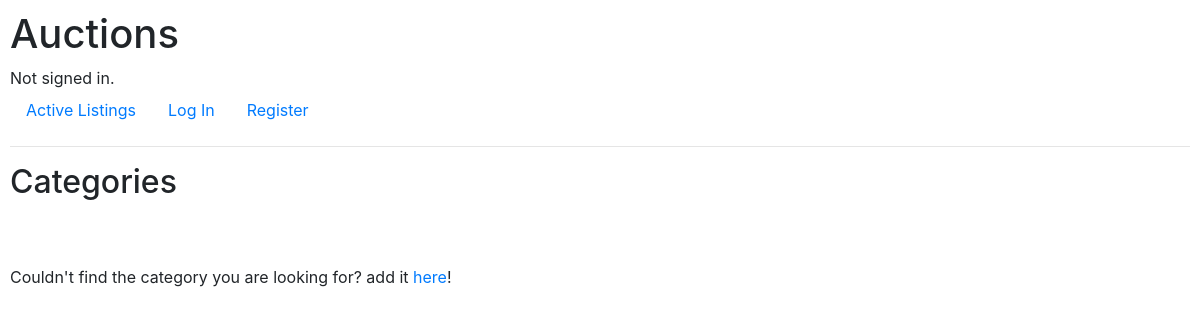
The page /categories on the database as committed earlier.
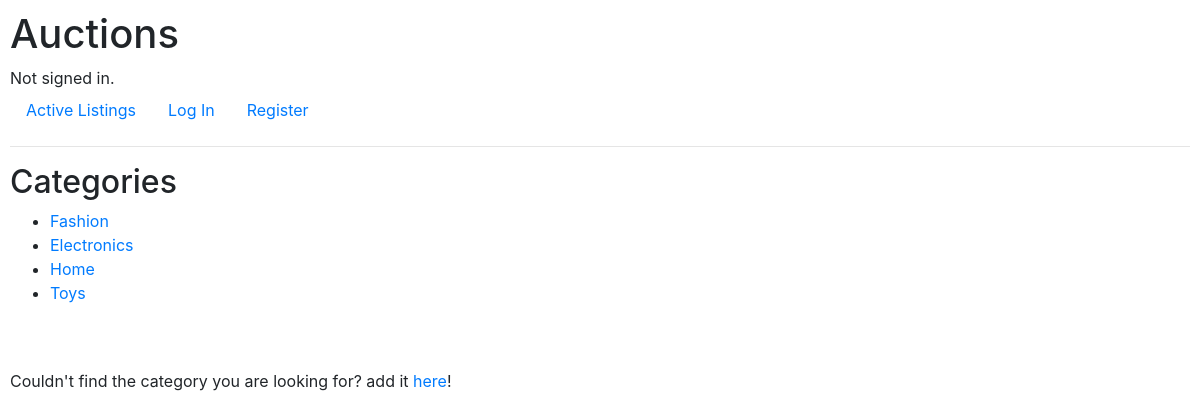
The same page on the database as committed later.
### auctions/models.py (models this page shows, shortened)
class Categories(models.Model):
    name = models.CharField(max_length=50)

### auctions/views.py (the view)
# urls.py: path("categories", views.categories, name="categories"),
def categories(request):
    categs = Categories.objects.all()
    return render(request, "auctions/categories.html", {
        "categories": categs
    })

### auctions/templates/auctions/categories.html
{% extends "auctions/layout.html" %}
{% block body %}
    <h2>Categories</h2>
    <ul>
        {% for category in categories %}
            <li><a href="{% url 'category' category.id %}">{{ category.name }}</a></li>
        {% endfor %}
    </ul>
    <br>
    <br>
    <p>Couldn't find the category you are looking for? add it <a href="{% url 'create_categ' %}">here</a>!</p>
{% endblock %}

### auctions/templates/auctions/layout.html (shortened to what this page needs)
{% load static %}
<!DOCTYPE html>
<html lang="en">
    <head>
        <link rel="stylesheet" href="https://stackpath.bootstrapcdn.com/bootstrap/4.4.1/css/bootstrap.min.css">
        <link href="{% static 'auctions/styles.css' %}" rel="stylesheet">
    </head>
    <body>
        <h1>Auctions</h1>
        <div>
            {% if user.is_authenticated %}
                Signed in as <strong>{{ user.username }}</strong>.
            {% else %}
                Not signed in.
            {% endif %}
        </div>
        <ul class="nav">
            <li class="nav-item">
                <a class="nav-link" href="{% url 'index' %}">Active Listings</a>
            </li>
            {% if user.is_authenticated %}
                <li class="nav-item">
                    <a class="nav-link" href="{% url 'categories' %}">Categories</a>
                </li>
                <li class="nav-item">
                    <a class="nav-link" href="{% url 'watchlist' %}">Watchlist</a>
                </li>
                <li class="nav-item">
                    <a class="nav-link" href="{% url 'create' %}">Create Listing</a>
                </li>
                <li class="nav-item">
                    <a class="nav-link" href="{% url 'logout' %}">Log Out</a>
                </li>
            {% else %}
                <li class="nav-item">
                    <a class="nav-link" href="{% url 'login' %}">Log In</a>
                </li>
                <li class="nav-item">
                    <a class="nav-link" href="{% url 'register' %}">Register</a>
                </li>
            {% endif %}
        </ul>
        <hr>
        {% block body %}
        {% endblock %}
    </body>
</html>

### auctions/static/auctions/styles.css (style rules this page uses)
body { padding: 10px; }

Rows that differ between the two databases and show on the page:
added Categories: name "Fashion"
added Categories: name "Electronics"
added Categories: name "Home"
added Categories: name "Toys"
